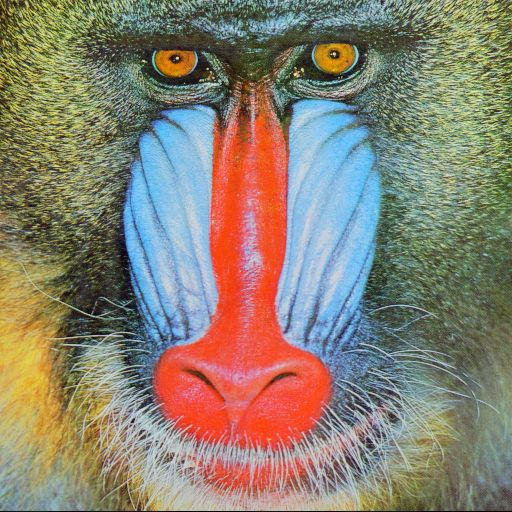
#> input picture Images/mandrill.jpg, 512 x 512 px
$ python img_functions.py   (Python 2 division)   (older library calls are emulated)
#> lines starting #> are read from the running program, lines starting #| are printed output that depends on the picture
from PIL import Image
import numpy as np
import pylab as plt
from scipy import ndimage
from scipy import signal
import matplotlib.cm as cm
import math
import time
from operator import itemgetter

def imresize(im,sz):
	pil_im = Image.fromarray(uint8(im))
	return np.array(pil_im.resize(sz))

# [5 lines left out: function threshold, not called in this run]

def gaussian(im, sigma):
	return ndimage.filters.gaussian_filter(im,sigma)

# [8 lines left out: function gradient, not called in this run]

def display_hist(im):
	plt.hist(im.flatten(),bins=64)
	plt.show()

# [145 lines left out: functions hist_eq, non_max_suppression, hysteresis, explore, canny_edge, not called in this run]

def display(im):
	plt.imshow(im, cmap = cm.Greys_r)
	plt.show()

# [65 lines left out: functions display2, save, filter_by_eig, harris_corner, not called in this run]

def is_extrema(x,y,lower,middle,upper):
	minimum = True
	maximum = True

	height,width = middle.shape
	comparison = middle[x][y]
	for a in [-1,0,1]:
		for b in [-1,0,1]:
			if (not maximum) and (not minimum):
				return False
			try:
				if upper[x+a][y+a] >= comparison:
					maximum = False
				elif lower[x+a][y+b] >= comparison:
					maximum = False
				elif (not ((a == 0) and (b == 0))) and (middle[x+a][y+b] >= comparison):
					maximum = False

				if upper[x+a][y+a] <= comparison:
					minimum = False
				elif lower[x+a][y+b] <= comparison:
					minimum = False
				elif (not ((a == 0) and (b == 0))) and (middle[x+a][y+b] <= comparison):
					minimum = False
			except:
				maximum = minimum = False
	return (maximum or minimum)

def calc_extrema(dogs):
	width, height = dogs[0].shape
	extrema = []
	for x in range(width):
		for y in range(height):
			for a in range(2, len(dogs)):
				is_ex = is_extrema(x,y, dogs[a], dogs[a-1], dogs[a-2])
				if is_ex:
					extrema.append([x,y,a-1])
	return extrema

def sift(im, sigma = 1.6, num_scales = 5, num_octaves = 4, k = math.sqrt(2)):
	keypoints = []
	result = np.zeros(im.shape)
	for o in range(num_octaves):
		octave = []
		for s in range(num_scales):
			octave.append(gaussian(im, (k**s)*sigma))
		dogs = []
		for x in range(len(octave)-1):
			dogs.append(octave[x+1] - octave[x])
		extrema = calc_extrema(dogs)
		for a,b,c in extrema:
			c = math.pow(k,o)*math.pow(k,c)*sigma
			try:
				a = a * (2**o)
				b = b * (2**o)
				keypoints.append([a,b,c])
				result[a][b] = c
			except:
				pass
	display(result)

keystring = 'mandrill'
a = Image.open('Images/' + keystring + '.jpg').convert('L')
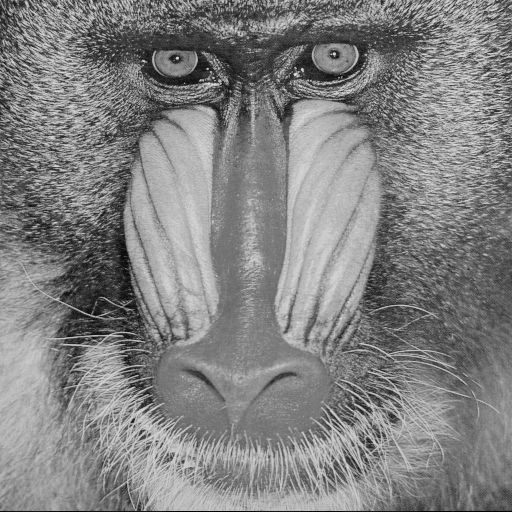
#> a: PIL image 512x512 L; min 1, max 237, mean 129.6
b = np.array(a, dtype = 'int64')
# [4 lines of commented-out code are left out]
sift(b, num_octaves = 1)
#> the loop in sift, `for o in range(num_octaves):` made 1 pass
#> after the loop in sift, `for o in range(num_octaves):`:
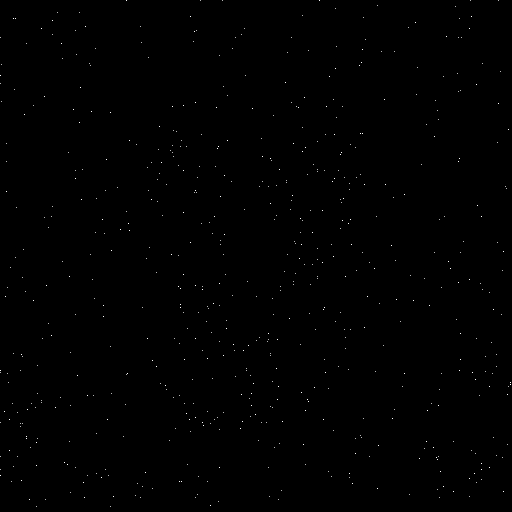
#> result: shape (512, 512) float64; min 0, max 3.2, mean 0.00616; drawn with min black and max white
